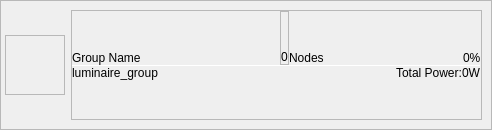
<?xml version="1.0" encoding="UTF-8"?>
<ui version="4.0">
 <class>NodeGroupFrame</class>
 <widget class="QFrame" name="NodeGroupFrame">
  <property name="geometry">
   <rect>
    <x>0</x>
    <y>0</y>
    <width>492</width>
    <height>130</height>
   </rect>
  </property>
  <property name="windowTitle">
   <string>Frame</string>
  </property>
  <property name="frameShape">
   <enum>QFrame::StyledPanel</enum>
  </property>
  <property name="frameShadow">
   <enum>QFrame::Raised</enum>
  </property>
  <property name="lineWidth">
   <number>0</number>
  </property>
  <layout class="QVBoxLayout" name="verticalLayout_2">
   <property name="spacing">
    <number>0</number>
   </property>
   <property name="leftMargin">
    <number>0</number>
   </property>
   <property name="topMargin">
    <number>0</number>
   </property>
   <property name="rightMargin">
    <number>0</number>
   </property>
   <property name="bottomMargin">
    <number>0</number>
   </property>
   <item>
    <widget class="QFrame" name="frameContent">
     <layout class="QHBoxLayout" name="horizontalLayout_3">
      <property name="leftMargin">
       <number>4</number>
      </property>
      <item>
       <widget class="QFrame" name="frameGroupShadow">
        <property name="sizePolicy">
         <sizepolicy hsizetype="Expanding" vsizetype="Preferred">
          <horstretch>0</horstretch>
          <verstretch>0</verstretch>
         </sizepolicy>
        </property>
        <property name="minimumSize">
         <size>
          <width>60</width>
          <height>60</height>
         </size>
        </property>
        <property name="maximumSize">
         <size>
          <width>60</width>
          <height>60</height>
         </size>
        </property>
        <property name="frameShape">
         <enum>QFrame::StyledPanel</enum>
        </property>
        <property name="frameShadow">
         <enum>QFrame::Raised</enum>
        </property>
        <property name="lineWidth">
         <number>0</number>
        </property>
        <layout class="QVBoxLayout" name="verticalLayout_3">
         <property name="spacing">
          <number>0</number>
         </property>
         <property name="leftMargin">
          <number>0</number>
         </property>
         <property name="topMargin">
          <number>0</number>
         </property>
         <property name="rightMargin">
          <number>0</number>
         </property>
         <property name="bottomMargin">
          <number>0</number>
         </property>
         <item>
          <widget class="QLabel" name="labelGroupHead">
           <property name="minimumSize">
            <size>
             <width>60</width>
             <height>60</height>
            </size>
           </property>
           <property name="maximumSize">
            <size>
             <width>60</width>
             <height>60</height>
            </size>
           </property>
           <property name="text">
            <string/>
           </property>
          </widget>
         </item>
        </layout>
       </widget>
      </item>
      <item>
       <widget class="QFrame" name="frame">
        <property name="frameShape">
         <enum>QFrame::StyledPanel</enum>
        </property>
        <property name="frameShadow">
         <enum>QFrame::Raised</enum>
        </property>
        <layout class="QVBoxLayout" name="verticalLayout">
         <property name="spacing">
          <number>0</number>
         </property>
         <property name="leftMargin">
          <number>0</number>
         </property>
         <property name="topMargin">
          <number>0</number>
         </property>
         <property name="rightMargin">
          <number>0</number>
         </property>
         <property name="bottomMargin">
          <number>0</number>
         </property>
         <item>
          <layout class="QHBoxLayout" name="horizontalLayout">
           <property name="spacing">
            <number>0</number>
           </property>
           <item>
            <widget class="QLabel" name="labelGroupName">
             <property name="text">
              <string>Group Name</string>
             </property>
             <property name="alignment">
              <set>Qt::AlignBottom|Qt::AlignLeading|Qt::AlignLeft</set>
             </property>
            </widget>
           </item>
           <item>
            <spacer name="horizontalSpacer">
             <property name="orientation">
              <enum>Qt::Horizontal</enum>
             </property>
             <property name="sizeHint" stdset="0">
              <size>
               <width>18</width>
               <height>20</height>
              </size>
             </property>
            </spacer>
           </item>
           <item>
            <widget class="QFrame" name="frameNodeNumber">
             <property name="minimumSize">
              <size>
               <width>0</width>
               <height>0</height>
              </size>
             </property>
             <property name="frameShape">
              <enum>QFrame::StyledPanel</enum>
             </property>
             <property name="frameShadow">
              <enum>QFrame::Raised</enum>
             </property>
             <layout class="QVBoxLayout" name="verticalLayout_4">
              <property name="spacing">
               <number>0</number>
              </property>
              <property name="leftMargin">
               <number>0</number>
              </property>
              <property name="topMargin">
               <number>0</number>
              </property>
              <property name="rightMargin">
               <number>0</number>
              </property>
              <property name="bottomMargin">
               <number>0</number>
              </property>
              <item>
               <widget class="QLabel" name="labelNodeNumber">
                <property name="font">
                 <font>
                  <pointsize>9</pointsize>
                  <kerning>true</kerning>
                 </font>
                </property>
                <property name="lineWidth">
                 <number>1</number>
                </property>
                <property name="text">
                 <string>0</string>
                </property>
                <property name="scaledContents">
                 <bool>false</bool>
                </property>
                <property name="alignment">
                 <set>Qt::AlignBottom|Qt::AlignLeading|Qt::AlignLeft</set>
                </property>
                <property name="margin">
                 <number>0</number>
                </property>
                <property name="indent">
                 <number>-1</number>
                </property>
               </widget>
              </item>
             </layout>
            </widget>
           </item>
           <item>
            <widget class="QLabel" name="labelNodeNumberSuffix">
             <property name="text">
              <string>Nodes</string>
             </property>
             <property name="alignment">
              <set>Qt::AlignBottom|Qt::AlignLeading|Qt::AlignLeft</set>
             </property>
             <property name="margin">
              <number>0</number>
             </property>
             <property name="indent">
              <number>0</number>
             </property>
            </widget>
           </item>
           <item>
            <spacer name="horizontalSpacer_2">
             <property name="orientation">
              <enum>Qt::Horizontal</enum>
             </property>
             <property name="sizeHint" stdset="0">
              <size>
               <width>18</width>
               <height>20</height>
              </size>
             </property>
            </spacer>
           </item>
           <item>
            <widget class="QLabel" name="labelPercent">
             <property name="text">
              <string>0%</string>
             </property>
             <property name="alignment">
              <set>Qt::AlignBottom|Qt::AlignLeading|Qt::AlignLeft</set>
             </property>
            </widget>
           </item>
          </layout>
         </item>
         <item>
          <widget class="Line" name="line">
           <property name="minimumSize">
            <size>
             <width>0</width>
             <height>1</height>
            </size>
           </property>
           <property name="maximumSize">
            <size>
             <width>16777215</width>
             <height>1</height>
            </size>
           </property>
           <property name="orientation">
            <enum>Qt::Horizontal</enum>
           </property>
          </widget>
         </item>
         <item>
          <layout class="QHBoxLayout" name="horizontalLayout_2">
           <property name="spacing">
            <number>0</number>
           </property>
           <item>
            <widget class="QLabel" name="labelGroupType">
             <property name="text">
              <string>luminaire_group</string>
             </property>
             <property name="alignment">
              <set>Qt::AlignLeading|Qt::AlignLeft|Qt::AlignTop</set>
             </property>
            </widget>
           </item>
           <item>
            <spacer name="horizontalSpacer_3">
             <property name="orientation">
              <enum>Qt::Horizontal</enum>
             </property>
             <property name="sizeHint" stdset="0">
              <size>
               <width>40</width>
               <height>20</height>
              </size>
             </property>
            </spacer>
           </item>
           <item>
            <widget class="QLabel" name="labelPowerTitle">
             <property name="text">
              <string>Total Power:</string>
             </property>
             <property name="alignment">
              <set>Qt::AlignLeading|Qt::AlignLeft|Qt::AlignTop</set>
             </property>
            </widget>
           </item>
           <item>
            <widget class="QLabel" name="labelPowerValue">
             <property name="text">
              <string>0W</string>
             </property>
             <property name="alignment">
              <set>Qt::AlignLeading|Qt::AlignLeft|Qt::AlignTop</set>
             </property>
            </widget>
           </item>
          </layout>
         </item>
        </layout>
       </widget>
      </item>
     </layout>
    </widget>
   </item>
  </layout>
 </widget>
 <resources/>
 <connections/>
</ui>
